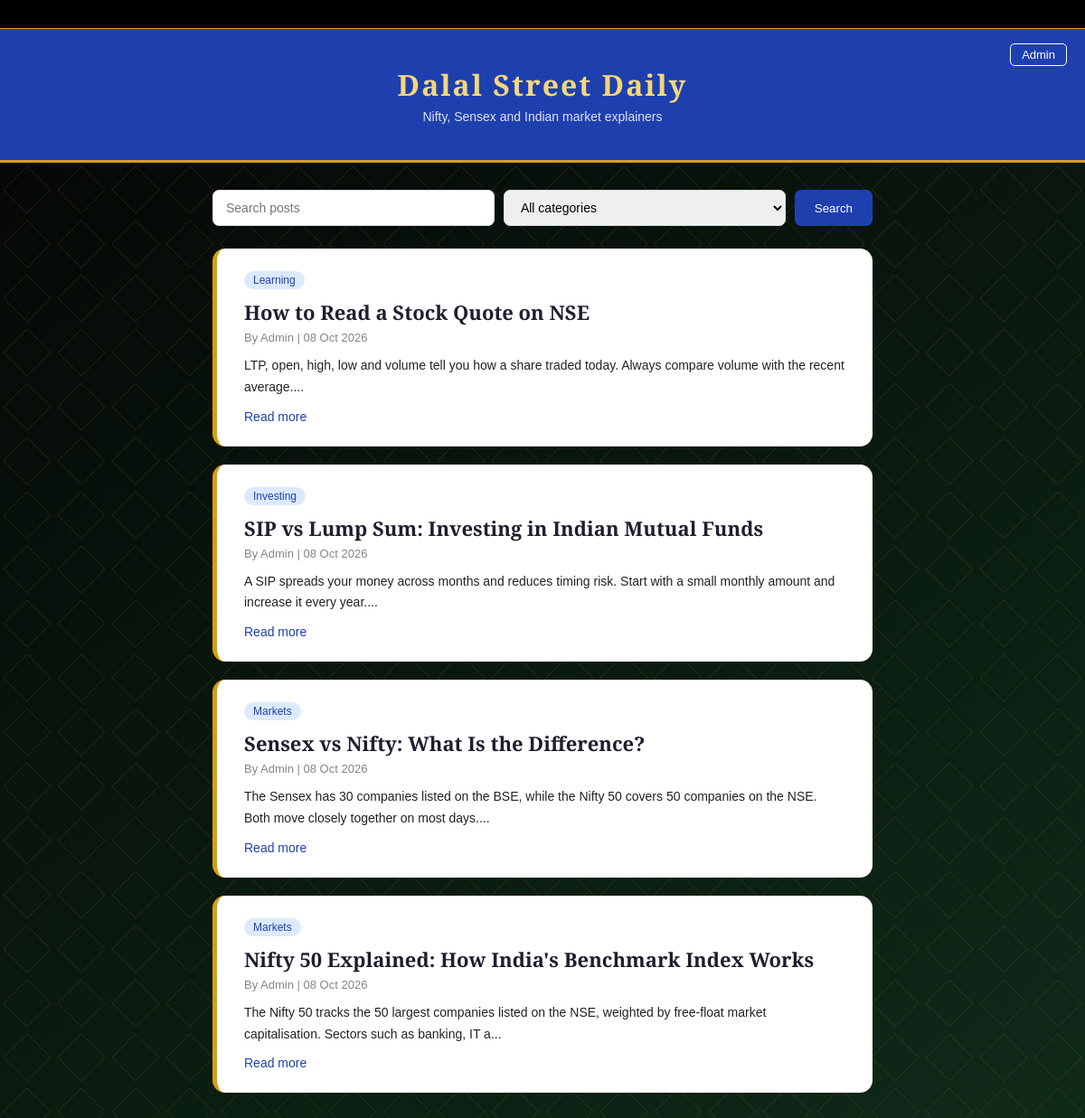
The page / on the database its author committed.
### tables this page shows
CREATE TABLE IF NOT EXISTS posts (
    id                 INT AUTO_INCREMENT PRIMARY KEY,
    title              VARCHAR(150) NOT NULL,
    author             VARCHAR(150) NOT NULL,
    category           VARCHAR(50) NOT NULL,
    status             VARCHAR(50) NOT NULL,
    content            TEXT NOT NULL,
    created_at         TIMESTAMP DEFAULT CURRENT_TIMESTAMP
);

### includes/blog.class.php (called while the page is built, shortened)
<?php
class Blog
    {
        var $conn;
        function __construct($conn)
            {
                $this->conn         = $conn;
            }
        function searchPublished($keyword, $category)
            {
                $sql    = "SELECT * FROM posts WHERE status = 'Published' AND (title LIKE ? OR content LIKE ?)";
                $types  = "ss";
                $params = array("%" . $keyword . "%", "%" . $keyword . "%");
                $sql .= " ORDER BY id DESC";
                $stmt = mysqli_prepare($this->conn, $sql);
                mysqli_stmt_bind_param($stmt, $types, ...$params);
                mysqli_stmt_execute($stmt);
                return mysqli_stmt_get_result($stmt);
            }
    }
?>

### index.php (the view, shortened to what this page needs)
<?php
include 'includes/connection.php';
include 'includes/blog.class.php';
$obj      = new Blog($conn);
$category = trim($_GET["category"] ?? "");
$keyword  = trim($_GET["keyword"] ?? "");
$posts    = $obj->searchPublished($keyword, $category);
?>
<!DOCTYPE html>
<html lang="en">
<head>
    <?php include 'head-script.php'; ?>
    <link rel="stylesheet" href="css/blog.css">
</head>
<body>
    <div class="ticker"><div class="ticker_in"></div></div>
    <div class="blog_header">
        <h1>Dalal Street Daily</h1>
        <p>Nifty, Sensex and Indian market explainers</p>
        <a href="login.php" class="admin_link">Admin</a>
    </div>
    <div class="blog_wrap">
        <form method="get" class="blog_search">
            <input type="text" name="keyword" value="<?php echo htmlspecialchars($keyword); ?>" placeholder="Search posts">
            <select name="category">
                <option value="">All categories</option>
            </select>
            <button type="submit">Search</button>
        </form>
        <?php if ($posts && mysqli_num_rows($posts) > 0): ?>
            <?php while ($post = mysqli_fetch_assoc($posts)): ?>
                <div class="blog_card">
                    <span class="badge badge-confirmed"><?php echo htmlspecialchars($post["category"]); ?></span>
                    <h2><a href="post.php?id=<?php echo $post["id"]; ?>"><?php echo htmlspecialchars($post["title"]); ?></a></h2>
                    <div class="meta">By <?php echo htmlspecialchars($post["author"]); ?> | <?php echo date("d M Y", strtotime($post["created_at"])); ?></div>
                    <p><?php echo htmlspecialchars(mb_substr($post["content"], 0, 140)); ?>...</p>
                    <a href="post.php?id=<?php echo $post["id"]; ?>" class="read_more">Read more</a>
                </div>
            <?php endwhile; ?>
        <?php else: ?>
            <p class="empty">No posts found.</p>
        <?php endif; ?>
    </div>
</body>
</html>

### css/style.css (style rules this page uses)
* { padding:0; margin:0; box-sizing: border-box; }
body { font-family: "Roboto", sans-serif; color:#454547; font-size:14px; overflow-x: hidden; background: #f1f5f9; }
a, a:hover { text-decoration:none; cursor: pointer; color: inherit; }
ul, li, p, span, h1, h2, h3, h4, h5, h6 { margin:0; padding:0; list-style: none; }
.badge { display: inline-block; padding: 3px 10px; border-radius: 20px; font-size: 12px; font-weight: 500; background: #e2e8f0; color: #334155; }
.badge-confirmed { background: #dbeafe; color: #1e40af; }

### css/theme.css (style rules this page uses)
body { font-family:"Playfair Display",sans-serif; background-attachment:fixed; color:#222; }
.blog_header { background:linear-gradient(120deg,#000,#0f3d22); border-bottom:3px solid #d4a017; }
.blog_header h1 { letter-spacing:2px; color:#f5d77a; }
.blog_card { background:#fff; border-left:5px solid #d4a017; border-radius:10px; }
.ticker { background:#000; color:#4ade80; overflow:hidden; white-space:nowrap; font:600 13px monospace; padding:8px 0; border-bottom:1px solid #d4a017; }
.ticker_in { display:inline-block; padding-left:100%; animation:tick 28s linear infinite; }

### css/blog.css (style rules this page uses)
.blog_header { background: #1e40af; color: #fff; text-align: center; padding: 40px 20px; position: relative; }
.blog_header h1 { font-size: 32px; }
.blog_header p { margin-top: 6px; opacity: 0.85; }
.admin_link { position: absolute; right: 20px; top: 16px; color: #fff; font-size: 13px; border: 1px solid #fff; padding: 4px 12px; border-radius: 5px; }
.blog_wrap { max-width: 760px; margin: 30px auto; padding: 0 15px; }
.blog_search { display: flex; gap: 10px; margin-bottom: 25px; flex-wrap: wrap; }
.blog_search input, .blog_search select { padding: 10px 14px; border: 1px solid #dcdfe6; border-radius: 7px; font-size: 14px; flex: 1 1 160px; }
.blog_search button { background: #1e40af; color: #fff; border: none; padding: 10px 22px; border-radius: 7px; cursor: pointer; }
.blog_card { background: #fff; border-radius: 14px; padding: 25px 30px; margin-bottom: 20px; }
.blog_card h2 { margin: 10px 0 6px; font-size: 22px; color: #1e1e2f; }
.blog_card .meta { font-size: 13px; color: #858585; margin-bottom: 12px; }
.blog_card p { line-height: 1.7; margin-bottom: 12px; }
.read_more { color: #1e40af; font-weight: 500; }

### rows shown on the page
posts: category "Learning", title "How to Read a Stock Quote on NSE", author "Admin", created_at "08 Oct 2026", content "LTP, open, high, low and volume tell you how a share traded today. Always compare volume with the recent average."
posts: category "Investing", title "SIP vs Lump Sum: Investing in Indian Mutual Funds", author "Admin", created_at "08 Oct 2026", content "A SIP spreads your money across months and reduces timing risk. Start with a small monthly amount and increase it every year."
posts: category "Markets", title "Sensex vs Nifty: What Is the Difference?", author "Admin", created_at "08 Oct 2026", content "The Sensex has 30 companies listed on the BSE, while the Nifty 50 covers 50 companies on the NSE. Both move closely together on most days."
posts: category "Markets", title "Nifty 50 Explained: How India's Benchmark Index Works", author "Admin", created_at "08 Oct 2026", content "The Nifty 50 tracks the 50 largest companies listed on the NSE, weighted by free-float market capitalisation. Sectors such as banking, IT a"
